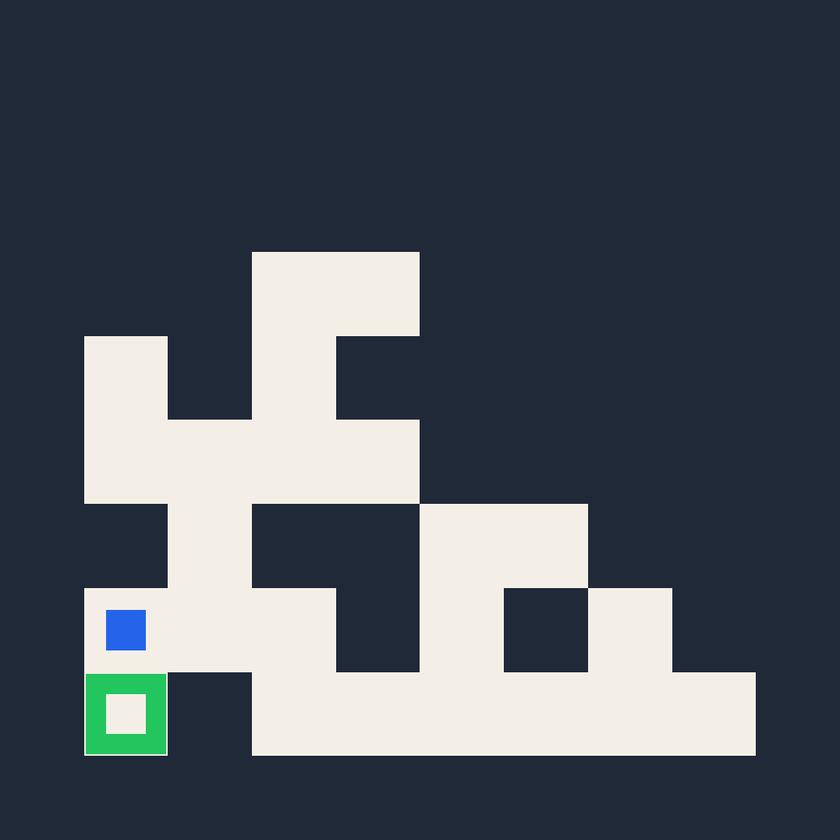
#> input picture data/maze/images/maze_0002.png, 840 x 840 px, shrunk from 1077 x 1077 before the run
$ python -i utils.py   (imports and definitions only)
#> lines starting #> are read from the running program, lines starting #| are printed output that depends on the picture
#> further down, picture is the input picture: PIL image 840x840 RGB; mean R, G, B 78, 85.9, 94.3
from __future__ import annotations

import json
import re
from pathlib import Path
from typing import Any, Callable, Dict, List, Optional, Tuple

from PIL import Image, ImageDraw, ImageFont

_DEFAULT_IMAGE_ROOT = "./data/path"
_PROMPT_MODES = {
    "direct",
    "cot",
    "aux",
    "gta",
    "vision_reasoning",
    "step_by_step",
    "aux_step_by_step",
}
_GRID_SIZE = 10
_MOVE_DELTAS = {
    "up": (-1, 0),
    "down": (1, 0),
    "left": (0, -1),
    "right": (0, 1),
}
_BASE_QUESTION = (
    "In the image there are five labeled points: A, B, C, D, E.\n"
    "From the orange triangle (start) to the blue triangle (destination), "
    "determine which labeled points are passed along the valid path.\n\n"
    "Consider the simple path only: do not revisit cells or backtrack."
)


# [99 lines left out: functions _resolve_prompt_mode, _resolve_image_path, _get_font, _draw_dashed_axis_aligned_line, not called in this run]


def _draw_solid_axis_aligned_line(
    draw: ImageDraw.ImageDraw,
    start: Tuple[int, int],
    end: Tuple[int, int],
    *,
    fill: Tuple[int, int, int],
    width: int,
    can_draw_point: Callable[[int, int], bool] | None = None,
) -> None:
    x0, y0 = start
    x1, y1 = end
    if can_draw_point is None:
        draw.line([start, end], fill=fill, width=width)
        return

    if x0 == x1:
        y_min, y_max = sorted((y0, y1))
        run_start: Optional[int] = None
        for yy in range(y_min, y_max + 1):
            allowed = can_draw_point(x0, yy)
            if allowed and run_start is None:
                run_start = yy
            if run_start is None:
                continue
            if not allowed:
                draw.line([(x0, run_start), (x0, yy - 1)], fill=fill, width=width)
                run_start = None
            elif yy == y_max:
                draw.line([(x0, run_start), (x0, yy)], fill=fill, width=width)
        return

    if y0 == y1:
        x_min, x_max = sorted((x0, x1))
        run_start: Optional[int] = None
        for xx in range(x_min, x_max + 1):
            allowed = can_draw_point(xx, y0)
            if allowed and run_start is None:
                run_start = xx
            if run_start is None:
                continue
            if not allowed:
                draw.line([(run_start, y0), (xx - 1, y0)], fill=fill, width=width)
                run_start = None
            elif xx == x_max:
                draw.line([(run_start, y0), (xx, y0)], fill=fill, width=width)
        return

    draw.line([start, end], fill=fill, width=width)


def _is_black_wall_pixel(gray_image: Image.Image, x: int, y: int) -> bool:
    width, height = gray_image.size
    x0 = max(0, x - 1)
    x1 = min(width - 1, x + 1)
    y0 = max(0, y - 1)
    y1 = min(height - 1, y + 1)
    for yy in range(y0, y1 + 1):
        for xx in range(x0, x1 + 1):
            if gray_image.getpixel((xx, yy)) < 60:
                return True
    return False


def _is_black_wall_cell(
    gray_image: Image.Image, r: int, c: int, cell_w: float, cell_h: float
) -> bool:
    x0 = int(round(c * cell_w))
    y0 = int(round(r * cell_h))
    x1 = int(round((c + 1) * cell_w)) - 1
    y1 = int(round((r + 1) * cell_h)) - 1
    x1 = max(x0, min(gray_image.size[0] - 1, x1))
    y1 = max(y0, min(gray_image.size[1] - 1, y1))

    dark_count = 0
    total = 0
    for yy in range(y0, y1 + 1):
        for xx in range(x0, x1 + 1):
            total += 1
            if gray_image.getpixel((xx, yy)) < 60:
                dark_count += 1
    if total == 0:
        return False
    # True wall cells are almost entirely black; text strokes are sparse.
    return (dark_count / total) >= 0.70


def _build_aux_overlay(image: Image.Image) -> Image.Image:
    overlay = image.copy().convert("RGB")
    draw = ImageDraw.Draw(overlay)
    width, height = overlay.size
#> width = 840; height = 840
    cell_w = width / float(_GRID_SIZE)
#> cell_w = 84
    cell_h = height / float(_GRID_SIZE)
#> cell_h = 84
    line_color = (230, 40, 40)
    line_width = 1
    coord_font_size = max(9, int(min(cell_w, cell_h) * 0.20))
#> coord_font_size = 16
    try:
        font = ImageFont.truetype(
            "/usr/share/fonts/truetype/dejavu/DejaVuSans.ttf", size=coord_font_size
        )
    except OSError:
        font = ImageFont.load_default()
    gray = image.convert("L")

    def _can_draw_red(x: int, y: int) -> bool:
        return not _is_black_wall_pixel(gray, x, y)

    _draw_solid_axis_aligned_line(
        draw,
        (0, 0),
        (width - 1, 0),
        fill=line_color,
        width=line_width,
        can_draw_point=_can_draw_red,
    )
    _draw_solid_axis_aligned_line(
        draw,
        (0, height - 1),
        (width - 1, height - 1),
        fill=line_color,
        width=line_width,
        can_draw_point=_can_draw_red,
    )
    _draw_solid_axis_aligned_line(
        draw,
        (0, 0),
        (0, height - 1),
        fill=line_color,
        width=line_width,
        can_draw_point=_can_draw_red,
    )
    _draw_solid_axis_aligned_line(
        draw,
        (width - 1, 0),
        (width - 1, height - 1),
        fill=line_color,
        width=line_width,
        can_draw_point=_can_draw_red,
    )
    for i in range(1, _GRID_SIZE):
        x = int(round(i * cell_w))
        y = int(round(i * cell_h))
        _draw_solid_axis_aligned_line(
            draw,
            (x, 0),
            (x, height - 1),
            fill=line_color,
            width=line_width,
            can_draw_point=_can_draw_red,
        )
        _draw_solid_axis_aligned_line(
            draw,
            (0, y),
            (width - 1, y),
            fill=line_color,
            width=line_width,
            can_draw_point=_can_draw_red,
        )

    for r in range(_GRID_SIZE):
        for c in range(_GRID_SIZE):
            if _is_black_wall_cell(gray, r, c, cell_w, cell_h):
                continue
            text = f"({r},{c})"
            left = c * cell_w
            top = r * cell_h
            # Place coords near top-left to avoid overlap with center markers.
            tx = int(left + 4)
            ty = int(top + 2)
            draw.text(
                (tx, ty),
                text,
                font=font,
                fill=(10, 10, 10),
            )
    return overlay


# [527 lines left out: functions _parse_coord_pair, _parse_labeled_points, _parse_answer_path, path_extract_walkable, path_render_state_image, path_doc_to_visual and 7 more, not called in this run]

>>> from PIL import Image
>>> picture = Image.open('../../../data/maze/images/maze_0002.png')
>>> result = _build_aux_overlay(picture)
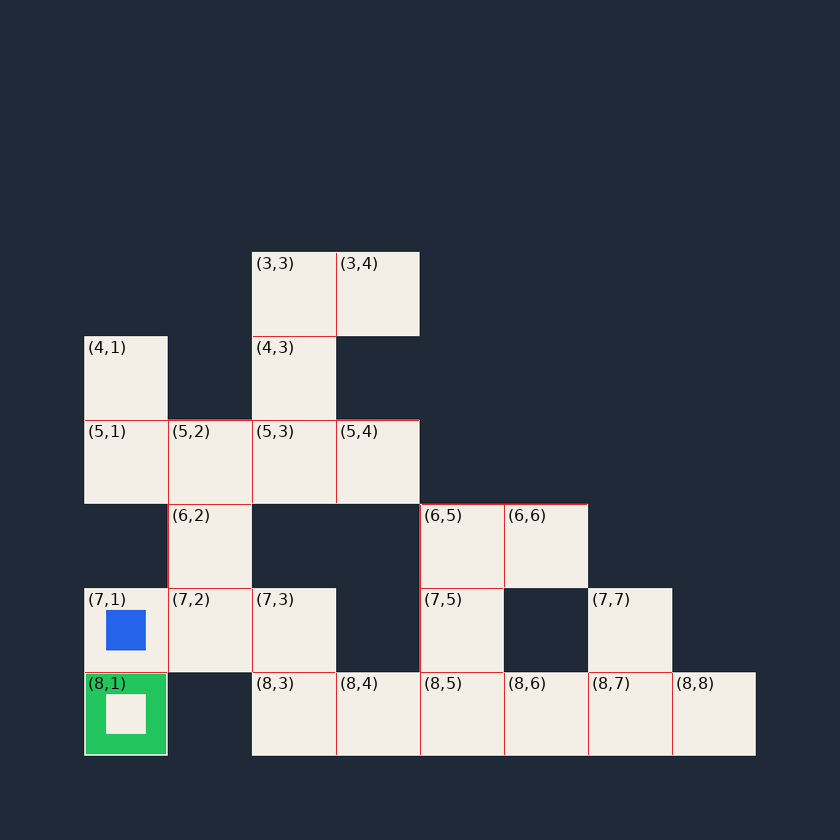
#> result: PIL image 840x840 RGB; mean R, G, B 77.1, 84.3, 92.8

$ run again, on data/maze/images/maze_0005.png
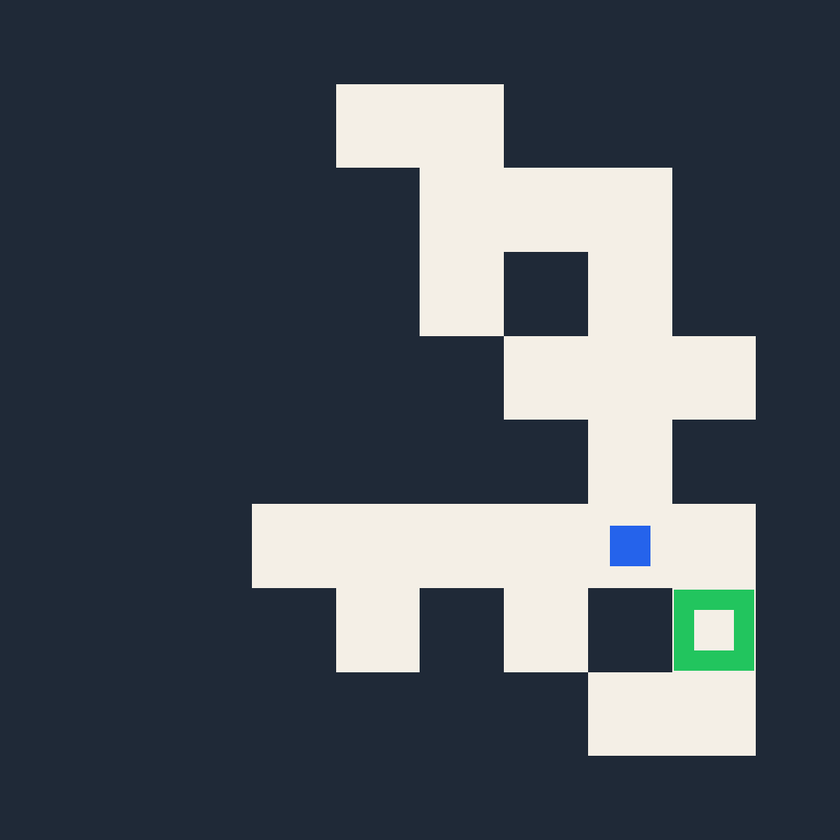
#> input picture data/maze/images/maze_0005.png, 840 x 840 px, shrunk from 1077 x 1077 before the run
#> picture is the input picture: PIL image 840x840 RGB; mean R, G, B 75.9, 83.9, 92.6
#> `result = _build_aux_overlay(picture)`:
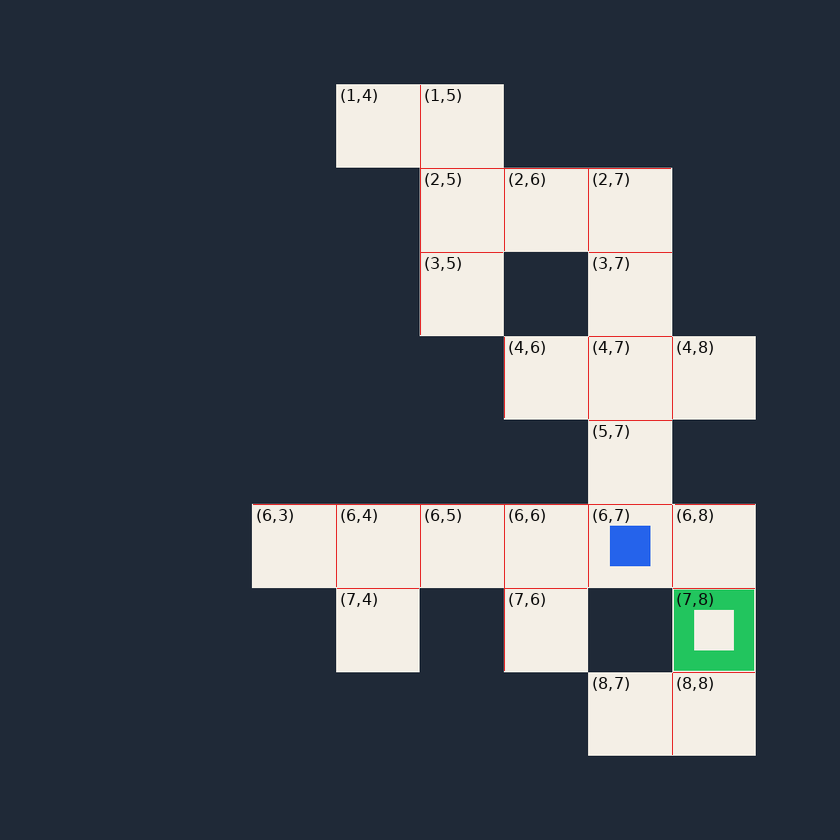
#> result: PIL image 840x840 RGB; mean R, G, B 75, 82.4, 91.1
